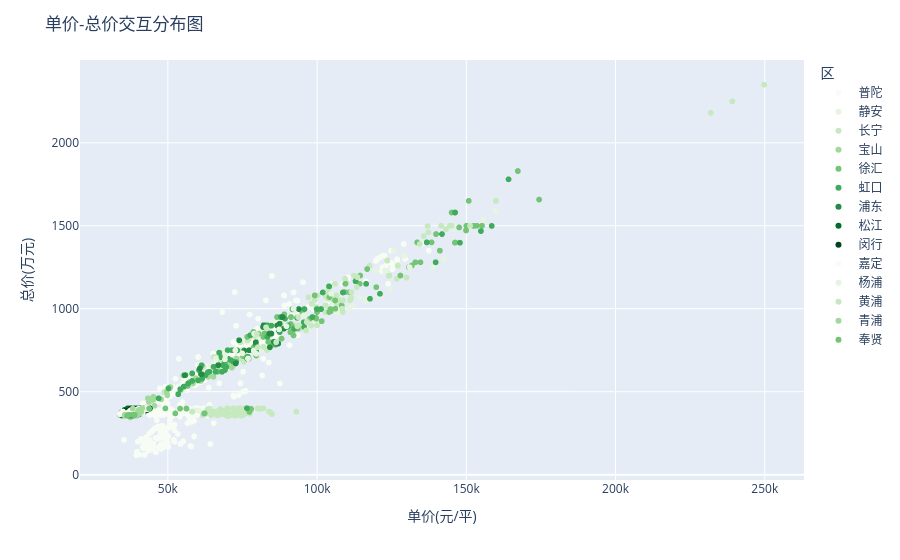

The code cell stored with this chart in its notebook:
### Code cell
fig = px.scatter(df, x='单价(元/平)', y='总价(万元)', 
                color='区', color_discrete_sequence=px.colors.sequential.Greens,
                hover_data=['小区名称','建筑类型'])
fig.update_layout(title='单价-总价交互分布图')
fig.show()
fig.write_html("总价-单价交互分布图.html")

### Figure 1 — Plotly figure (JSON) as saved in the notebook; plotly's stock layout.template omitted (floating-point values rounded to 4 significant figures; data arrays with more than 128 entries replaced by an {"elided": "..."} marker saying what was removed)
{"data": [{"customdata": {"elided": "992x2 str values"}, "hovertemplate": "区=普陀<br>单价(元/平)=%{x}<br>总价(万元)=%{y}<br>小区名称=%{customdata[0]}<br>建筑类型=%{customdata[1]}<extra></extra>", "legendgroup": "普陀", "marker": {"color": "rgb(247,252,245)", "symbol": "circle"}, "mode": "markers", "name": "普陀", "showlegend": true, "type": "scattergl", "x": {"elided": "992 int values"}, "xaxis": "x", "y": {"elided": "992 float values"}, "yaxis": "y"}, {"customdata": {"elided": "152x2 str values"}, "hovertemplate": "区=静安<br>单价(元/平)=%{x}<br>总价(万元)=%{y}<br>小区名称=%{customdata[0]}<br>建筑类型=%{customdata[1]}<extra></extra>", "legendgroup": "静安", "marker": {"color": "rgb(229,245,224)", "symbol": "circle"}, "mode": "markers", "name": "静安", "showlegend": true, "type": "scattergl", "x": {"elided": "152 int values"}, "xaxis": "x", "y": {"elided": "152 float values"}, "yaxis": "y"}, {"customdata": {"elided": "336x2 str values"}, "hovertemplate": "区=长宁<br>单价(元/平)=%{x}<br>总价(万元)=%{y}<br>小区名称=%{customdata[0]}<br>建筑类型=%{customdata[1]}<extra></extra>", "legendgroup": "长宁", "marker": {"color": "rgb(199,233,192)", "symbol": "circle"}, "mode": "markers", "name": "长宁", "showlegend": true, "type": "scattergl", "x": {"elided": "336 int values"}, "xaxis": "x", "y": {"elided": "336 float values"}, "yaxis": "y"}, {"customdata": {"elided": "226x2 str values"}, "hovertemplate": "区=宝山<br>单价(元/平)=%{x}<br>总价(万元)=%{y}<br>小区名称=%{customdata[0]}<br>建筑类型=%{customdata[1]}<extra></extra>", "legendgroup": "宝山", "marker": {"color": "rgb(161,217,155)", "symbol": "circle"}, "mode": "markers", "name": "宝山", "showlegend": true, "type": "scattergl", "x": {"elided": "226 int values"}, "xaxis": "x", "y": {"elided": "226 float values"}, "yaxis": "y"}, {"customdata": {"elided": "212x2 str values"}, "hovertemplate": "区=徐汇<br>单价(元/平)=%{x}<br>总价(万元)=%{y}<br>小区名称=%{customdata[0]}<br>建筑类型=%{customdata[1]}<extra></extra>", "legendgroup": "徐汇", "marker": {"color": "rgb(116,196,118)", "symbol": "circle"}, "mode": "markers", "name": "徐汇", "showlegend": true, "type": "scattergl", "x": {"elided": "212 int values"}, "xaxis": "x", "y": {"elided": "212 float values"}, "yaxis": "y"}, {"customdata": {"elided": "186x2 str values"}, "hovertemplate": "区=虹口<br>单价(元/平)=%{x}<br>总价(万元)=%{y}<br>小区名称=%{customdata[0]}<br>建筑类型=%{customdata[1]}<extra></extra>", "legendgroup": "虹口", "marker": {"color": "rgb(65,171,93)", "symbol": "circle"}, "mode": "markers", "name": "虹口", "showlegend": true, "type": "scattergl", "x": {"elided": "186 int values"}, "xaxis": "x", "y": {"elided": "186 float values"}, "yaxis": "y"}, {"customdata": {"elided": "190x2 str values"}, "hovertemplate": "区=浦东<br>单价(元/平)=%{x}<br>总价(万元)=%{y}<br>小区名称=%{customdata[0]}<br>建筑类型=%{customdata[1]}<extra></extra>", "legendgroup": "浦东", "marker": {"color": "rgb(35,139,69)", "symbol": "circle"}, "mode": "markers", "name": "浦东", "showlegend": true, "type": "scattergl", "x": {"elided": "190 int values"}, "xaxis": "x", "y": {"elided": "190 float values"}, "yaxis": "y"}, {"customdata": {"elided": "232x2 str values"}, "hovertemplate": "区=松江<br>单价(元/平)=%{x}<br>总价(万元)=%{y}<br>小区名称=%{customdata[0]}<br>建筑类型=%{customdata[1]}<extra></extra>", "legendgroup": "松江", "marker": {"color": "rgb(0,109,44)", "symbol": "circle"}, "mode": "markers", "name": "松江", "showlegend": true, "type": "scattergl", "x": {"elided": "232 int values"}, "xaxis": "x", "y": {"elided": "232 float values"}, "yaxis": "y"}, {"customdata": {"elided": "206x2 str values"}, "hovertemplate": "区=闵行<br>单价(元/平)=%{x}<br>总价(万元)=%{y}<br>小区名称=%{customdata[0]}<br>建筑类型=%{customdata[1]}<extra></extra>", "legendgroup": "闵行", "marker": {"color": "rgb(0,68,27)", "symbol": "circle"}, "mode": "markers", "name": "闵行", "showlegend": true, "type": "scattergl", "x": {"elided": "206 int values"}, "xaxis": "x", "y": {"elided": "206 float values"}, "yaxis": "y"}, {"customdata": {"elided": "92x2 str values"}, "hovertemplate": "区=嘉定<br>单价(元/平)=%{x}<br>总价(万元)=%{y}<br>小区名称=%{customdata[0]}<br>建筑类型=%{customdata[1]}<extra></extra>", "legendgroup": "嘉定", "marker": {"color": "rgb(247,252,245)", "symbol": "circle"}, "mode": "markers", "name": "嘉定", "showlegend": true, "type": "scattergl", "x": [40971, 36770, 43512, 37959, 38613, 42968, 39303, 39303, 41169, 42717, 39570, 39570, 39323, 41214, 41829, 39323, 41169, 42717, 40009, 37865, 43298, 36102, 41617, 40203, 39662, 33967, 35753, 43299, 37405, 37777, 38936, 37405, 37777, 39225, 40940, 39700, 40918, 35226, 43512, 41602, 38237, 39937, 36756, 34988, 35753, 37405, 40971, 36770, 43512, 37959, 38613, 42968, 39303, 39303, 41169, 42717, 39570, 39570, 39323, 41214, 41829, 39323, 41169, 42717, 40009, 37865, 43298, 36102, 41617, 40203, 39662, 33967, 35753, 43299, 37405, 37777, 38936, 37405, 37777, 39225, 40940, 39700, 40918, 35226, 43512, 41602, 38237, 39937, 36756, 34988, 35753, 37405], "xaxis": "x", "y": [375.0, 376.0, 399.0, 380.0, 365.0, 395.0, 356.0, 356.0, 372.0, 400.0, 360.0, 360.0, 390.0, 390.0, 398.0, 390.0, 372.0, 400.0, 364.0, 390.0, 395.0, 366.0, 380.0, 398.0, 370.0, 365.0, 368.0, 399.0, 385.0, 390.0, 379.0, 385.0, 390.0, 370.0, 380.0, 370.0, 378.0, 360.0, 399.0, 375.0, 360.0, 380.0, 363.0, 380.0, 368.0, 385.0, 375.0, 376.0, 399.0, 380.0, 365.0, 395.0, 356.0, 356.0, 372.0, 400.0, 360.0, 360.0, 390.0, 390.0, 398.0, 390.0, 372.0, 400.0, 364.0, 390.0, 395.0, 366.0, 380.0, 398.0, 370.0, 365.0, 368.0, 399.0, 385.0, 390.0, 379.0, 385.0, 390.0, 370.0, 380.0, 370.0, 378.0, 360.0, 399.0, 375.0, 360.0, 380.0, 363.0, 380.0, 368.0, 385.0], "yaxis": "y"}, {"customdata": [["益民小区", "塔楼"], ["三湘世纪花城", "板楼"], ["文化花园香榭丽苑", "板楼"], ["上海大花园", "板楼"], ["文通雅苑", "板楼"], ["正文花园(一期)", "板楼"], ["嘉禄新苑", "板楼"], ["三湘世纪花城", "板楼"], ["三湘世纪花城", "板楼"], ["文化花园清华苑", "板楼"], ["上海大花园", "板楼"], ["嘉禄新苑", "板楼"], ["文化花园清华苑", "板楼"], ["上海大花园", "板楼"], ["嘉禄新苑", "板楼"], ["宝地东花园", "板楼"], ["宝地东花园", "板楼"], ["界龙商务大楼", "塔楼"], ["文化花园清华苑", "板楼"], ["上海大花园", "板楼"], ["宝地东花园", "板楼"], ["三湘世纪花城", "板楼"], ["界龙商务大楼", "塔楼"], ["益民小区", "塔楼"], ["三湘世纪花城", "板楼"], ["文化花园香榭丽苑", "板楼"], ["上海大花园", "板楼"], ["文通雅苑", "板楼"], ["正文花园(一期)", "板楼"], ["嘉禄新苑", "板楼"], ["三湘世纪花城", "板楼"], ["三湘世纪花城", "板楼"], ["文化花园清华苑", "板楼"], ["上海大花园", "板楼"], ["嘉禄新苑", "板楼"], ["文化花园清华苑", "板楼"], ["上海大花园", "板楼"], ["嘉禄新苑", "板楼"], ["宝地东花园", "板楼"], ["宝地东花园", "板楼"], ["界龙商务大楼", "塔楼"], ["文化花园清华苑", "板楼"], ["上海大花园", "板楼"], ["宝地东花园", "板楼"], ["三湘世纪花城", "板楼"], ["界龙商务大楼", "塔楼"]], "hovertemplate": "区=杨浦<br>单价(元/平)=%{x}<br>总价(万元)=%{y}<br>小区名称=%{customdata[0]}<br>建筑类型=%{customdata[1]}<extra></extra>", "legendgroup": "杨浦", "marker": {"color": "rgb(229,245,224)", "symbol": "circle"}, "mode": "markers", "name": "杨浦", "showlegend": true, "type": "scattergl", "x": [42833, 69100, 74906, 78894, 111855, 72606, 87239, 76848, 76848, 78804, 131000, 89716, 78804, 131000, 89716, 129134, 104687, 66119, 79642, 92100, 95513, 69251, 66119, 42833, 69100, 74906, 78894, 111855, 72606, 87239, 76848, 76848, 78804, 131000, 89716, 78804, 131000, 89716, 129134, 104687, 66119, 79642, 92100, 95513, 69251, 66119], "xaxis": "x", "y": [398.0, 695.0, 731.0, 850.0, 1020.0, 749.0, 875.0, 700.0, 700.0, 748.0, 1250.0, 895.0, 748.0, 1250.0, 895.0, 1320.0, 1090.0, 699.0, 728.0, 999.0, 960.0, 720.0, 699.0, 398.0, 695.0, 731.0, 850.0, 1020.0, 749.0, 875.0, 700.0, 700.0, 748.0, 1250.0, 895.0, 748.0, 1250.0, 895.0, 1320.0, 1090.0, 699.0, 728.0, 999.0, 960.0, 720.0, 699.0], "yaxis": "y"}, {"customdata": {"elided": "76x2 str values"}, "hovertemplate": "区=黄浦<br>单价(元/平)=%{x}<br>总价(万元)=%{y}<br>小区名称=%{customdata[0]}<br>建筑类型=%{customdata[1]}<extra></extra>", "legendgroup": "黄浦", "marker": {"color": "rgb(199,233,192)", "symbol": "circle"}, "mode": "markers", "name": "黄浦", "showlegend": true, "type": "scattergl", "x": [82890, 98014, 137029, 159915, 86271, 137283, 124198, 111472, 231915, 141563, 231915, 143134, 113284, 123493, 127055, 113485, 145068, 144454, 79850, 123493, 93652, 80126, 108402, 108674, 134430, 151256, 123991, 96599, 108612, 96599, 96310, 135712, 129950, 93346, 239133, 249761, 108674, 96599, 82890, 98014, 137029, 159915, 86271, 137283, 124198, 111472, 231915, 141563, 231915, 143134, 113284, 123493, 127055, 113485, 145068, 144454, 79850, 123493, 93652, 80126, 108402, 108674, 134430, 151256, 123991, 96599, 108612, 96599, 96310, 135712, 129950, 93346, 239133, 249761, 108674, 96599], "xaxis": "x", "y": [888.0, 898.0, 1498.0, 1650.0, 798.0, 1460.0, 1200.0, 1100.0, 2180.0, 1500.0, 2180.0, 1480.0, 1130.0, 1290.0, 1260.0, 1190.0, 1500.0, 1500.0, 848.0, 1290.0, 950.0, 768.0, 1000.0, 1050.0, 1390.0, 1500.0, 1198.0, 920.0, 980.0, 920.0, 869.0, 1438.0, 1188.0, 895.0, 2250.0, 2350.0, 1050.0, 920.0, 888.0, 898.0, 1498.0, 1650.0, 798.0, 1460.0, 1200.0, 1100.0, 2180.0, 1500.0, 2180.0, 1480.0, 1130.0, 1290.0, 1260.0, 1190.0, 1500.0, 1500.0, 848.0, 1290.0, 950.0, 768.0, 1000.0, 1050.0, 1390.0, 1500.0, 1198.0, 920.0, 980.0, 920.0, 869.0, 1438.0, 1188.0, 895.0, 2250.0, 2350.0, 1050.0, 920.0], "yaxis": "y"}, {"customdata": [["合生御廷园(公寓)", "板楼"], ["合生御廷园(公寓)", "板楼"], ["海天花园(公寓)", "板楼"], ["海天花园(公寓)", "板楼"], ["吉富绅花园", "板楼"], ["崧泽华城秀景苑(三期)", "板楼"], ["西郊美德苑", "板楼"], ["吉富绅花园", "板楼"], ["吉富绅花园", "板楼"], ["中铁逸都1期", "板楼"], ["西郊美德苑", "板楼"], ["西郊美德苑", "板楼"], ["中环境秋月一期", "板楼"], ["夏阳湖国际花园(西区)", "板楼"], ["西郊美德苑", "板楼"], ["双桥公寓（四区）", "板楼"], ["东渡悦来城", "板楼"], ["中铁逸都2期", "板楼"], ["合生御廷园(公寓)", "板楼"], ["合生御廷园(公寓)", "板楼"], ["海天花园(公寓)", "板楼"], ["海天花园(公寓)", "板楼"], ["吉富绅花园", "板楼"], ["崧泽华城秀景苑(三期)", "板楼"], ["西郊美德苑", "板楼"], ["吉富绅花园", "板楼"], ["吉富绅花园", "板楼"], ["中铁逸都1期", "板楼"], ["西郊美德苑", "板楼"], ["西郊美德苑", "板楼"], ["中环境秋月一期", "板楼"], ["夏阳湖国际花园(西区)", "板楼"], ["西郊美德苑", "板楼"], ["双桥公寓（四区）", "板楼"], ["东渡悦来城", "板楼"], ["中铁逸都2期", "板楼"]], "hovertemplate": "区=青浦<br>单价(元/平)=%{x}<br>总价(万元)=%{y}<br>小区名称=%{customdata[0]}<br>建筑类型=%{customdata[1]}<extra></extra>", "legendgroup": "青浦", "marker": {"color": "rgb(161,217,155)", "symbol": "circle"}, "mode": "markers", "name": "青浦", "showlegend": true, "type": "scattergl", "x": [40351, 38181, 38237, 38237, 36631, 39809, 39576, 36631, 36631, 41123, 39797, 39797, 40244, 35560, 39797, 41366, 39872, 39197, 40351, 38181, 38237, 38237, 36631, 39809, 39576, 36631, 36631, 41123, 39797, 39797, 40244, 35560, 39797, 41366, 39872, 39197], "xaxis": "x", "y": [368.0, 360.0, 398.0, 398.0, 360.0, 374.0, 358.0, 360.0, 360.0, 378.0, 360.0, 360.0, 390.0, 360.0, 360.0, 400.0, 360.0, 355.0, 368.0, 360.0, 398.0, 398.0, 360.0, 374.0, 358.0, 360.0, 360.0, 378.0, 360.0, 360.0, 390.0, 360.0, 360.0, 400.0, 360.0, 355.0], "yaxis": "y"}, {"customdata": [["中粮南桥锦云", null], ["绿地南桥新苑", "板楼"], ["同盛南桥花园", "板楼"], ["金海苑南区", "板楼"], ["绿地南桥新苑", "板楼"], ["金海苑南区", "板楼"], ["南郊御墅", "板楼"], ["庙泾新村", "板楼"], ["中粮南桥锦云", null], ["绿地南桥新苑", "板楼"], ["同盛南桥花园", "板楼"], ["金海苑南区", "板楼"], ["绿地南桥新苑", "板楼"], ["金海苑南区", "板楼"], ["南郊御墅", "板楼"], ["庙泾新村", "板楼"]], "hovertemplate": "区=奉贤<br>单价(元/平)=%{x}<br>总价(万元)=%{y}<br>小区名称=%{customdata[0]}<br>建筑类型=%{customdata[1]}<extra></extra>", "legendgroup": "奉贤", "marker": {"color": "rgb(116,196,118)", "symbol": "circle"}, "mode": "markers", "name": "奉贤", "showlegend": true, "type": "scattergl", "x": [38298, 36844, 36355, 38882, 36844, 38882, 43722, 37099, 38298, 36844, 36355, 38882, 36844, 38882, 43722, 37099], "xaxis": "x", "y": [360.0, 360.0, 355.0, 360.0, 360.0, 360.0, 398.0, 360.0, 360.0, 360.0, 355.0, 360.0, 360.0, 360.0, 398.0, 360.0], "yaxis": "y"}], "layout": {"legend": {"title": {"text": "区"}, "tracegroupgap": 0}, "margin": {"t": 60}, "title": {"text": "单价-总价交互分布图"}, "xaxis": {"anchor": "y", "domain": [0, 1], "title": {"text": "单价(元/平)"}}, "yaxis": {"anchor": "x", "domain": [0, 1], "title": {"text": "总价(万元)"}}}}
